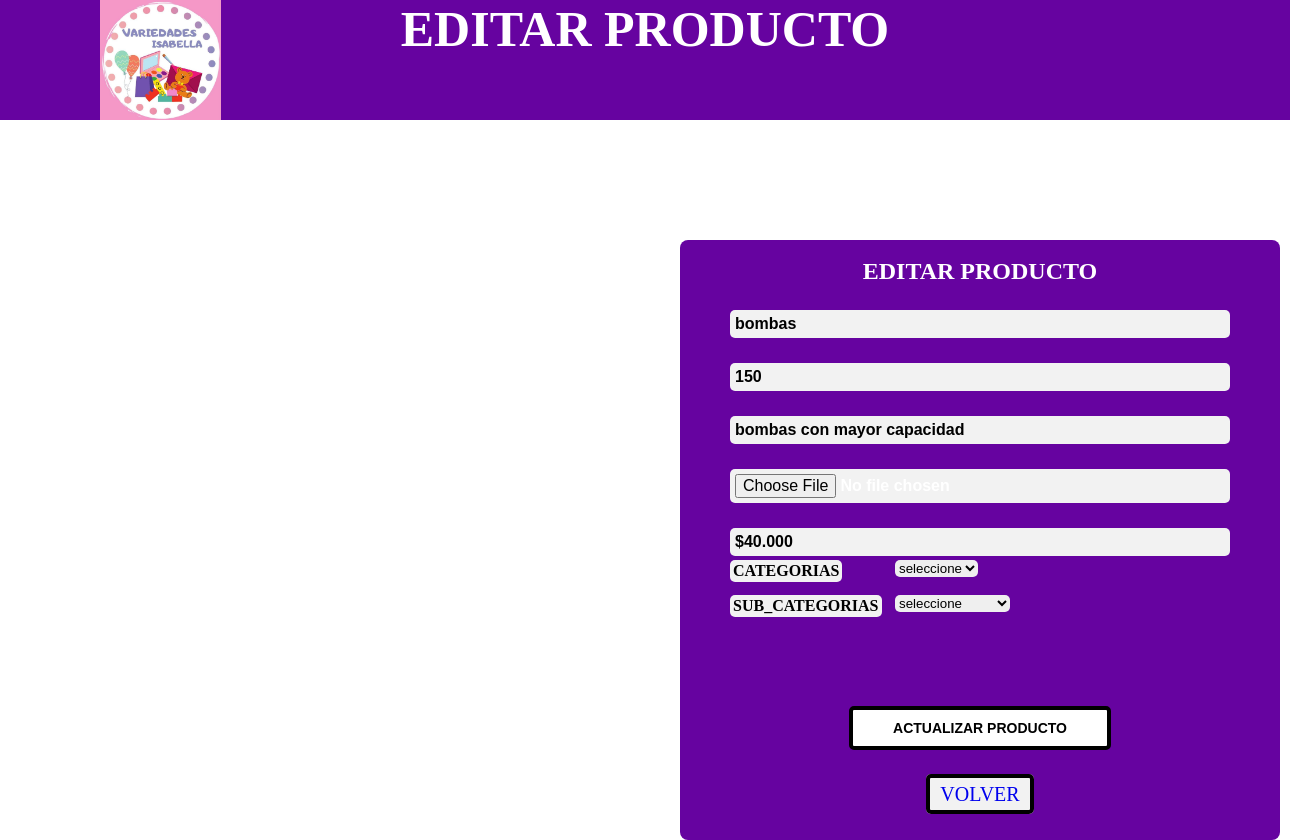
The app's page /PHP/Editar_Producto.php?id=1 with its own data.
### tables this page shows
CREATE TABLE `producto` (
  `id` int(11) NOT NULL,
  `nombre_producto` varchar(20) DEFAULT NULL,
  `cantidad` varchar(200) DEFAULT NULL,
  `descripción` varchar(250) DEFAULT NULL,
  `foto` blob NOT NULL,
  `precio` text NOT NULL,
  `categorias` varchar(100) DEFAULT NULL,
  `sub_categorias` varchar(100) DEFAULT NULL
);

### PHP/Editar_Producto.php (the view, shortened to what this page needs)
<?php
    include 'conexion.php';
    $id = $_REQUEST['id'];
    $query="SELECT * FROM producto WHERE id='$id'";
    $resultado = mysqli_query($conexion,$query);
    $fila=mysqli_fetch_assoc($resultado)
?>
<!DOCTYPE html>
<html lang="en">
<head>
    <link href="../CSS/Editar_Producto.css" rel="stylesheet">
</head>
<body>
    <nav class="menu">
        <a href="../Administrador.php" class="enlace">
            <img src="../IMG/Miscelanea.jpg" alt="" class="logo">
        </a>
        <ul>
            <h1>editar producto</h1>
        </ul>
    </nav>
    <main>
        <form action="Proceso_Editar.php?id=<?php echo $fila['id'] ?>" method="POST">
            <br>
            <h2>editar producto</h2>
            <input type="text" placeholder="Nombre Producto" name="nombre_producto" value="<?php echo $fila['nombre_producto'] ?>" >
            <input type="text" placeholder="Cantidad" name="cantidad" value="<?php echo $fila['cantidad'] ?>">
            <input type="text" placeholder="Descripción" name="descripción" value="<?php echo $fila['descripción'] ?>">
            <input type="file" name="foto" id="foto" required>
            <br>
            <input type="text" placeholder="Precio" name="precio" value= "<?php echo($fila['precio'])?>">
            <button type="submit">actualizar producto</button>
            <br>
            <br>
            <li ><a class="col" href="Inventario.php">VOLVER</a></li>
            <label>categorias</label>
            <select name="categorias" required value="<?php echo $fila['categorias'] ?>">
            <option selected value="">seleccione</option>
            </select><br><br>
            <label class="dt">sub_categorias</label>
            <select class="dr" name="sub_categorias" required value="<?php echo $fila['sub_categorias']?>">
            <option selected value="">seleccione</option>
            </select>
        </form>
    </main>
</body>
</html>

### CSS/Editar_Producto.css (style rules this page uses)
* { padding: 0; margin: 0; text-decoration: none; list-style: none; box-sizing: border-box; }
body { background-image: url(https://www.whatsappimages.in/wp-content/uploads/2021/01/Latest-Happy-Birthday-Wallpaper-35.png); }
nav { background: rgb(102, 3, 160); height: 120px; width: 100%; }
.enlace { position: absolute; padding: 0px 100px; }
.logo { height: 120px; position: flex; }
nav ul h1 { color: #fff; font-size: 50px; text-align: center; text-transform: uppercase; }
main { text-align: center; text-transform: uppercase; color: #fff; position: relative; background-color: rgb(102, 3, 160); height: 600px; top: 120px; left: 680px; width: 600px; border-radius: 8px; border: 5px; }
main input { width: 500px; margin-top: 25px; padding: 5px; border: none; background: #F2F2F2; font-size: 16px; outline: none; font-weight: 600; border-radius: 5px; border: 4px; }
main button { padding: 10px 40px; margin-top: 150px; border: none; font-size: 14px; background: rgb(255, 255, 255); font-weight: 600; cursor: cell; color: rgb(0, 0, 0); outline: none; text-transform: uppercase; border: solid 4px; border-radius: 5px; }
main form label { background-color: #F2F2F2; color: black; position: absolute; top: 320px; left: 50px; border: none; outline: none; font-weight: 600; border-radius: 5px; border: 4px; padding: 2px 3px 2px 3px; }
main form select { position: absolute; top: 320px; left: 215px; border-radius: 5px; border: 4px; }
.dt { background-color: #F2F2F2; color: rgb(0, 0, 0); position: absolute; top: 355px; left: 50px; border: none; outline: none; font-weight: 600; }
.dr { position: absolute; top: 355px; left: 215px; border-radius: 5px; border: 4px; }
main li .col { position: relative; top: 15px; background-color: #F2F2F2; padding: 5px 10px 5px 10px; border: none; font-size: 20px; border: 4px solid rgb(0, 0, 0); text-decoration: none; border-radius: 5px; }

### records on screen
producto: nombre_producto "bombas", cantidad "150", descripción "bombas con mayor capacidad", precio "$40.000"
